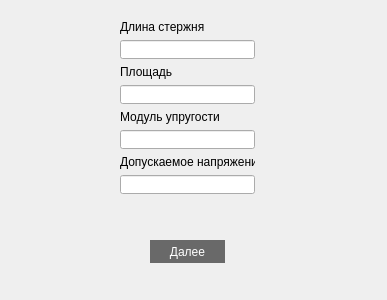
<?xml version="1.0" encoding="UTF-8"?>
<ui version="4.0">
 <class>Bar</class>
 <widget class="QDialog" name="Bar">
  <property name="geometry">
   <rect>
    <x>0</x>
    <y>0</y>
    <width>387</width>
    <height>300</height>
   </rect>
  </property>
  <property name="windowTitle">
   <string>Dialog</string>
  </property>
  <widget class="QWidget" name="layoutWidget">
   <property name="geometry">
    <rect>
     <x>120</x>
     <y>20</y>
     <width>135</width>
     <height>176</height>
    </rect>
   </property>
   <layout class="QVBoxLayout" name="verticalLayout">
    <item>
     <widget class="QLabel" name="label">
      <property name="text">
       <string>Длина стержня</string>
      </property>
     </widget>
    </item>
    <item>
     <widget class="QLineEdit" name="lineEdit"/>
    </item>
    <item>
     <widget class="QLabel" name="label_2">
      <property name="text">
       <string>Площадь </string>
      </property>
     </widget>
    </item>
    <item>
     <widget class="QLineEdit" name="lineEdit_2"/>
    </item>
    <item>
     <widget class="QLabel" name="label_3">
      <property name="text">
       <string>Модуль упругости</string>
      </property>
     </widget>
    </item>
    <item>
     <widget class="QLineEdit" name="lineEdit_3"/>
    </item>
    <item>
     <widget class="QLabel" name="label_4">
      <property name="text">
       <string>Допускаемое напряжение</string>
      </property>
     </widget>
    </item>
    <item>
     <widget class="QLineEdit" name="lineEdit_4"/>
    </item>
   </layout>
  </widget>
  <widget class="QPushButton" name="pushButton">
   <property name="geometry">
    <rect>
     <x>150</x>
     <y>240</y>
     <width>75</width>
     <height>23</height>
    </rect>
   </property>
   <property name="styleSheet">
    <string notr="true"> font: 12pt &quot;Times New Roman&quot;;
 color:white;
background: #696969;;
border: 2px solid #696969;
border-radius: 12px; /* Радиус закругленых углов кнопки */</string>
   </property>
   <property name="text">
    <string>Далее</string>
   </property>
  </widget>
 </widget>
 <resources/>
 <connections/>
</ui>
